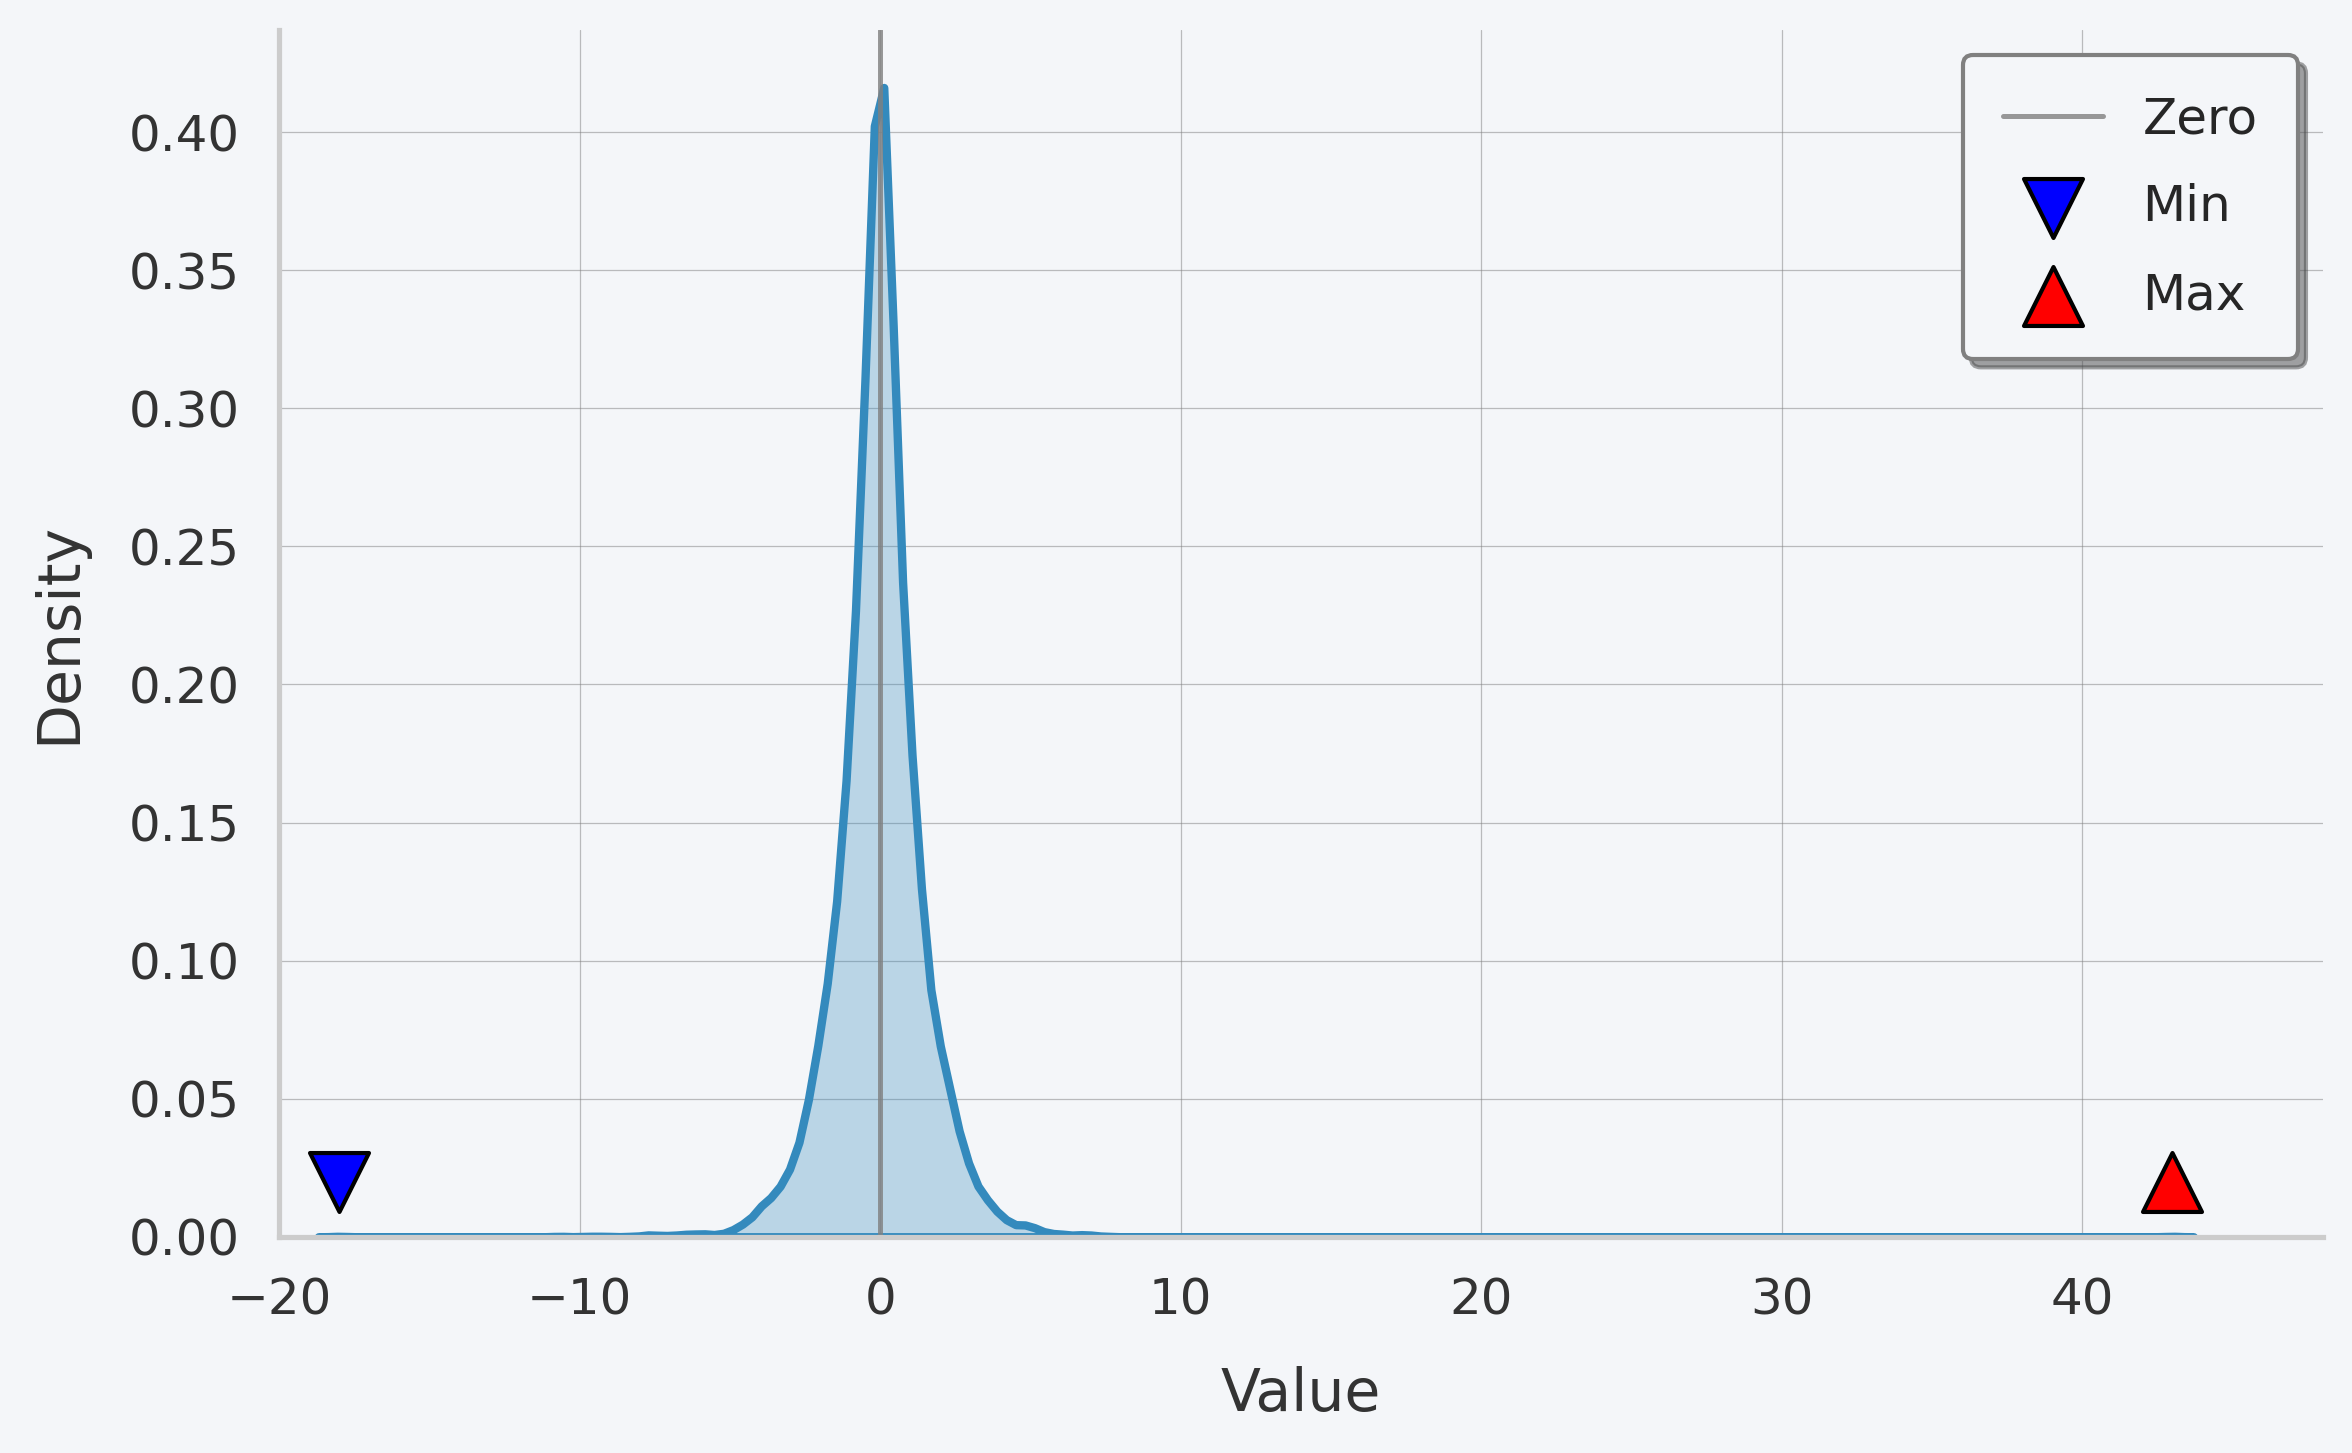

Write Python code to recreate this figure.
import numpy as np
import matplotlib.pyplot as plt
import seaborn as sns

# ==========================================
# 1. 生成模拟数据 (模拟高度集中在0，带有极值的长尾分布)
# ==========================================
np.random.seed(42)
# 生成大量集中在 0 附近的数据
core_data = np.random.laplace(loc=0, scale=1.0, size=10000)
# 强制加入指定的最小值和最大值，以匹配图像中的 -18 和 43 左右的极值
min_val = -18
max_val = 43
data = np.append(core_data, [min_val, max_val])

# ==========================================
# 2. 设置图表样式 (还原干净的浅灰蓝色背景和网格)
# ==========================================
sns.set_theme(style="whitegrid")
fig, ax = plt.subplots(figsize=(8, 5), dpi=150)

# 设置背景颜色类似图片中的浅色玻璃感背景
background_color = "#f4f6f9"
fig.patch.set_facecolor(background_color)
ax.set_facecolor(background_color)

# 修改网格线样式，使其更柔和
ax.grid(color='gray', linestyle='-', linewidth=0.3, alpha=0.5)

# ==========================================
# 3. 绘制平滑的密度曲线 (KDE) 及其填充
# ==========================================
# 使用 seaborn 的 kdeplot 画出平滑的曲线并向下填充
sns.kdeplot(
    data, 
    fill=True, 
    color="#348abd", # 沉稳的蓝色
    alpha=0.3,       # 填充透明度
    linewidth=2,     # 曲线边缘的粗细
    ax=ax,
    clip=(min_val - 2, max_val + 2) # 限制绘制范围
)

# ==========================================
# 4. 添加特殊标记 (零点线、最小值、最大值)
# ==========================================
# 绘制零点参考线
ax.axvline(0, color='gray', linestyle='-', linewidth=1.2, label='Zero', alpha=0.8)

# 绘制最小值标记 (向下的蓝色箭头/倒三角)
ax.scatter(
    min_val, 0.02, # 稍微抬高一点使其在视觉上更好看
    marker='v', color='blue', s=200, 
    edgecolor='black', linewidth=1, label='Min', zorder=5
)

# 绘制最大值标记 (向上的红色箭头/正三角)
ax.scatter(
    max_val, 0.02, 
    marker='^', color='red', s=200, 
    edgecolor='black', linewidth=1, label='Max', zorder=5
)

# ==========================================
# 5. 坐标轴与图例美化
# ==========================================
# 隐藏上边和右边的图表边框 (Spines)
ax.spines['top'].set_visible(False)
ax.spines['right'].set_visible(False)
ax.spines['left'].set_color('#cccccc')
ax.spines['bottom'].set_color('#cccccc')

# 设置轴标签
ax.set_xlabel("Value", fontsize=14, labelpad=10, color='#333333')
ax.set_ylabel("Density", fontsize=14, labelpad=10, color='#333333')

# 设置刻度字体
ax.tick_params(axis='both', which='major', labelsize=12, colors='#333333')

# 限制 X 轴的显示范围，使其紧凑
ax.set_xlim(-20, 48)

# 设置图例：带圆角边框、阴影，放置在右上角
legend = ax.legend(
    fontsize=12, 
    loc='upper right', 
    frameon=True, 
    shadow=True, 
    fancybox=True,
    borderpad=0.8,
    labelspacing=0.8
)
legend.get_frame().set_facecolor(background_color)
legend.get_frame().set_edgecolor('gray')

# ==========================================
# 6. 显示图表
# ==========================================
plt.tight_layout()
plt.savefig("draw.png", dpi=300, bbox_inches="tight")
